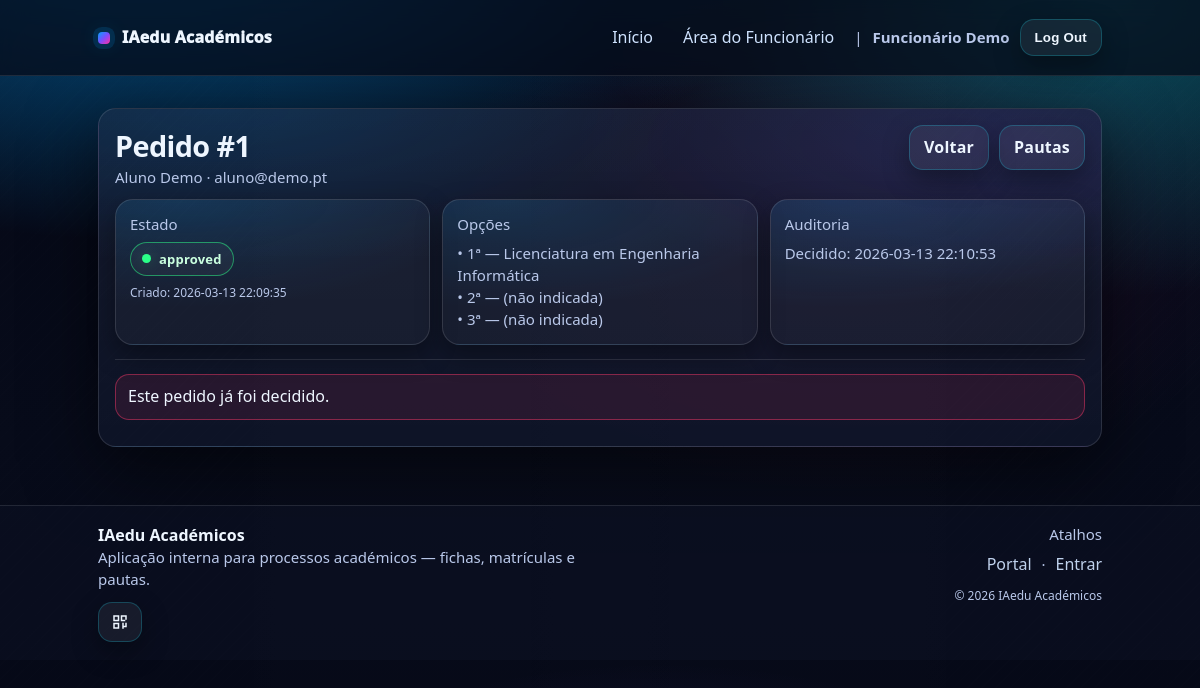
/tp1/funcionario/pedido_decidir.php?id=1 (signed in), run on the app's committed database.
### tables this page shows
CREATE TABLE `enrollment_requests` (
  `id` int(10) UNSIGNED NOT NULL,
  `user_id` int(10) UNSIGNED NOT NULL,
  `course_id` int(10) UNSIGNED NOT NULL,
  `course2_id` int(10) UNSIGNED DEFAULT NULL,
  `course3_id` int(10) UNSIGNED DEFAULT NULL,
  `status` enum('pending','approved','rejected') NOT NULL DEFAULT 'pending',
  `created_at` datetime NOT NULL DEFAULT current_timestamp(),
  `decided_by` int(10) UNSIGNED DEFAULT NULL,
  `decided_at` datetime DEFAULT NULL,
  `decision_notes` text DEFAULT NULL
);

CREATE TABLE `users` (
  `id` int(10) UNSIGNED NOT NULL,
  `role_id` tinyint(3) UNSIGNED NOT NULL,
  `email` varchar(190) NOT NULL,
  `password_hash` varchar(255) NOT NULL,
  `name` varchar(120) NOT NULL,
  `active` tinyint(1) NOT NULL DEFAULT 1,
  `created_at` datetime NOT NULL DEFAULT current_timestamp()
);

CREATE TABLE `courses` (
  `id` int(10) UNSIGNED NOT NULL,
  `code` varchar(30) NOT NULL,
  `name` varchar(160) NOT NULL,
  `active` tinyint(1) NOT NULL DEFAULT 1,
  `created_at` datetime NOT NULL DEFAULT current_timestamp()
);

### tp1/funcionario/pedido_decidir.php (the view, shortened to what this page needs)
<?php
$pdo = db();
$id = (int)($_GET['id'] ?? 0);
$stmt = $pdo->prepare("
  SELECT
    er.*,
    stu.name  AS student_name,
    stu.email AS student_email,
    c1.name AS course1_name,
    c2.name AS course2_name,
    c3.name AS course3_name
  FROM enrollment_requests er
  JOIN users stu ON stu.id = er.user_id
  JOIN courses c1 ON c1.id = er.course_id
  LEFT JOIN courses c2 ON c2.id = er.course2_id
  LEFT JOIN courses c3 ON c3.id = er.course3_id
  WHERE er.id=?
  LIMIT 1
");
$stmt->execute([$id]);
$er = $stmt->fetch();
function badge_for(string $status): string {
  return $status === 'approved' ? 'ok' : ($status === 'rejected' ? 'bad' : 'warn');
}
require __DIR__ . '/../templates/header.php';
$status = (string)$er['status'];
$badge = badge_for($status);
$opt1 = "1ª — " . (string)$er['course1_name'];
$opt2 = $er['course2_id'] ? ("2ª — " . (string)$er['course2_name']) : "2ª — (não indicada)";
$opt3 = $er['course3_id'] ? ("3ª — " . (string)$er['course3_name']) : "3ª — (não indicada)";
?>
<div class="card">
  <div class="card-header">
    <div>
      <h1 class="page-title" style="margin:0;">Pedido #<?= (int)$er['id'] ?></h1>
      <div class="subtle"><?= htmlspecialchars((string)$er['student_name']) ?> · <?= htmlspecialchars((string)$er['student_email']) ?></div>
    </div>
    <div class="row">
      <a class="btn btn-ghost" href="<?= BASE_URL ?>/funcionario/pedidos.php">Voltar</a>
      <a class="btn btn-ghost" href="<?= BASE_URL ?>/funcionario/pautas.php">Pautas</a>
    </div>
  </div>
  <div class="kpi" style="grid-template-columns: 1fr 1fr 1fr;">
    <div class="box">
      <div class="subtle">Estado</div>
      <div class="big"><span class="badge <?= $badge ?>"><?= htmlspecialchars($status) ?></span></div>
      <div class="subtle" style="margin-top:8px; font-size:12px;">Criado: <?= htmlspecialchars((string)$er['created_at']) ?></div>
    </div>
    <div class="box">
      <div class="subtle">Opções</div>
      <div class="subtle" style="margin-top:8px;">
        • <?= htmlspecialchars($opt1) ?><br>
        • <?= htmlspecialchars($opt2) ?><br>
        • <?= htmlspecialchars($opt3) ?>
      </div>
    </div>
    <div class="box">
      <div class="subtle">Auditoria</div>
      <div class="subtle" style="margin-top:8px;">
        <?= !empty($er['decided_at']) ? ("Decidido: " . htmlspecialchars((string)$er['decided_at'])) : "Ainda sem decisão" ?>
      </div>
    </div>
  </div>
  <hr>
  <?php if ($status !== 'pending'): ?>
    <div class="alert">
      Este pedido já foi decidido.
    </div>
  <?php endif; ?>
</div>
<?php require __DIR__ . '/../templates/footer.php'; ?>

### tp1/public/css/styles.css (style rules this page uses)
:root { --bg0:#050816; --bg1:#070b1a; --card: rgba(10, 16, 38, .78); --cardSolid:#0b1230; --text:#eef6ff; --muted:#b9c8ea; --line: rgba(255,255,255,.12); --blue:#00a3ff; --cyan:#18e7ff; --purple:#7c4dff; --pink:#ff2fa1; --lime:#2bff88; --yellow:#ffcf33; --danger:#ff3b6b; --shadow: 0 22px 70px rgba(0,0,0,.55); --shadowSoft: 0 10px 26px rgba(0,0,0,.35); --radius: 18px; --container: 1040px; --pad: clamp(12px, 2.2vw, 18px); }
* { box-sizing:border-box; }
html,body { height:100%; }
html { font-size: 16px; text-size-adjust: 100%; }
body { margin:0; line-height: 1.45; font-family: ui-sans-serif, system-ui, -apple-system, Segoe UI, Roboto, Arial, "Noto Sans", "Helvetica Neue"; color: var(--text); background: radial-gradient(1100px 560px at 12% -12%, rgba(0,163,255,.55), transparent 60%), radial-gradient(920px 540px at 92% 0%, rgba(24,231,255,.32), transparent 55%), radial-gradient(920px 540px at 55% 120%, rgba(124,77,255,.22), transparent 55%), radial-gradient(800px 460px at 70% 30%, rgba(255,47,161,.10), transparent 55%), linear-gradient(180deg, var(--bg0) 0%, var(--bg1) 55%, var(--bg0) 100%); }
body::before { content:""; position: fixed; inset: 0; pointer-events: none; background: linear-gradient(90deg, transparent 0%, rgba(255,255,255,.05) 50%, transparent 100%), repeating-linear-gradient(135deg, rgba(255,255,255,.045) 0px, rgba(255,255,255,.045) 1px, transparent 1px, transparent 10px); opacity: .18; mix-blend-mode: overlay; }
a { color: #cfe3ff; text-decoration:none; }
.page-title { margin: 16px 0 10px; font-size: clamp(22px, 2.4vw, 30px); letter-spacing: -.6px; }
.subtle { color: var(--muted); font-size: clamp(13px, 1.7vw, 15px); }
.card { background: radial-gradient(800px 260px at 12% 0%, rgba(0,163,255,.12), transparent 60%), radial-gradient(780px 260px at 90% 10%, rgba(124,77,255,.12), transparent 55%), linear-gradient(180deg, rgba(255,255,255,.05), rgba(255,255,255,.02)), var(--card); border: 1px solid rgba(255,255,255,.12); border-radius: var(--radius); padding: 16px; box-shadow: var(--shadow); margin: 14px 0; min-width: 0; }
.card-header { display:flex; align-items:flex-start; justify-content:space-between; gap: 12px; margin-bottom: 10px; }
hr { border: 0; height: 1px; background: rgba(255,255,255,.12); margin: 14px 0; }
.row { display:flex; gap: 10px; align-items:center; flex-wrap:wrap; min-width: 0; }
.btn { display:inline-flex; align-items:center; justify-content:center; padding: 10px 14px; border-radius: 14px; border: 1px solid transparent; cursor: pointer; background: linear-gradient(135deg, var(--blue), var(--cyan)); color: #061022; font-weight: 950; letter-spacing: .2px; box-shadow: 0 12px 28px rgba(0,163,255,.20), 0 2px 0 rgba(255,255,255,.16) inset; transition: transform .06s ease, filter .15s ease, box-shadow .15s ease; }
.btn-ghost { background: rgba(255,255,255,.06); border-color: rgba(24,231,255,.22); color: var(--text); font-weight: 850; box-shadow: var(--shadowSoft); }
.alert { padding: 10px 12px; border-radius: 14px; border: 1px solid rgba(255,59,107,.45); background: rgba(255,59,107,.10); margin: 10px 0; }
.badge { display:inline-flex; align-items:center; gap: 8px; padding: 7px 11px; border-radius: 999px; border: 1px solid rgba(255,255,255,.14); font-weight: 900; font-size: 13px; letter-spacing: .2px; background: rgba(255,255,255,.04); }
.badge::before { content:""; width: 9px; height: 9px; border-radius: 999px; background: rgba(255,255,255,.25); box-shadow: 0 0 0 3px rgba(255,255,255,.05); }
.badge.ok { border-color: rgba(43,255,136,.50); color:#caffdf; }
.badge.ok::before { background: var(--lime); box-shadow: 0 0 14px rgba(43,255,136,.25); }
.kpi { display:grid; grid-template-columns: repeat(3, minmax(0, 1fr)); gap: 12px; min-width: 0; }
.kpi .box { border: 1px solid rgba(255,255,255,.12); border-radius: var(--radius); padding: 14px; background: radial-gradient(500px 180px at 20% 0%, rgba(0,163,255,.12), transparent 60%), rgba(255,255,255,.03); box-shadow: var(--shadowSoft); min-width: 0; }
.kpi .big { font-size: 20px; font-weight: 950; margin-top: 6px; }

### data on the page
enrollment_requests: id "1", user.name "Aluno Demo", user.email "aluno@demo.pt", status "approved", created_at "2026-03-13 22:09:35", course.name "1ª — Licenciatura em Engenharia Informática", course2 "2ª — (não indicada)", course3 "3ª — (não indicada)", decided_at "2026-03-13 22:10:53"

### other printed values
$u['name'] "Funcionário Demo"
